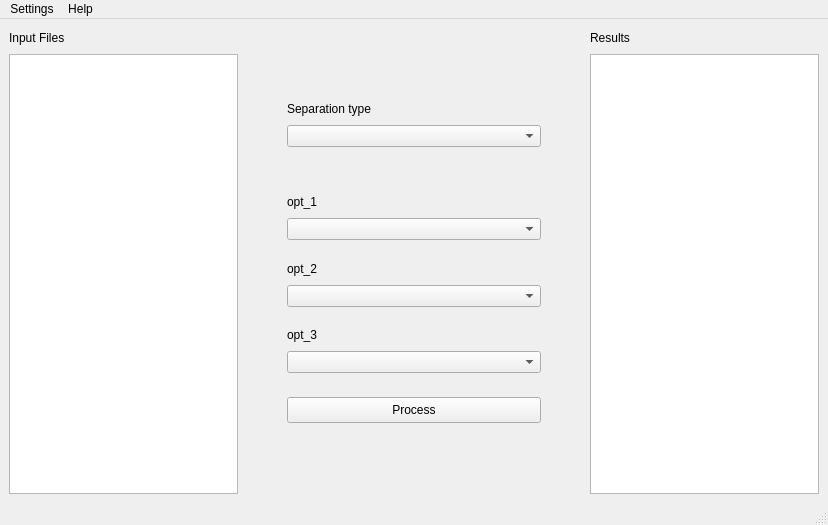
<?xml version="1.0" encoding="UTF-8"?>
<ui version="4.0">
 <class>MainWindow</class>
 <widget class="QMainWindow" name="MainWindow">
  <property name="geometry">
   <rect>
    <x>0</x>
    <y>0</y>
    <width>828</width>
    <height>525</height>
   </rect>
  </property>
  <property name="windowTitle">
   <string>Music Batch Separator</string>
  </property>
  <property name="locale">
   <locale language="English" country="NewZealand"/>
  </property>
  <widget class="QWidget" name="centralwidget">
   <layout class="QGridLayout" name="gridLayout">
    <item row="0" column="0" rowspan="3">
     <layout class="QVBoxLayout" name="verticalLayout_2">
      <item>
       <widget class="QLabel" name="labelInput">
        <property name="minimumSize">
         <size>
          <width>0</width>
          <height>20</height>
         </size>
        </property>
        <property name="text">
         <string>Input Files</string>
        </property>
       </widget>
      </item>
      <item>
       <widget class="QListWidget" name="listWidgetInput">
        <property name="acceptDrops">
         <bool>false</bool>
        </property>
        <property name="dragEnabled">
         <bool>false</bool>
        </property>
        <property name="dragDropMode">
         <enum>QAbstractItemView::NoDragDrop</enum>
        </property>
       </widget>
      </item>
     </layout>
    </item>
    <item row="0" column="2">
     <spacer name="verticalSpacer_2">
      <property name="orientation">
       <enum>Qt::Vertical</enum>
      </property>
      <property name="sizeHint" stdset="0">
       <size>
        <width>20</width>
        <height>67</height>
       </size>
      </property>
     </spacer>
    </item>
    <item row="0" column="4" rowspan="3">
     <layout class="QVBoxLayout" name="verticalLayout_3">
      <item>
       <widget class="QLabel" name="labelResult">
        <property name="minimumSize">
         <size>
          <width>0</width>
          <height>20</height>
         </size>
        </property>
        <property name="text">
         <string>Results</string>
        </property>
       </widget>
      </item>
      <item>
       <widget class="QListWidget" name="listWidgetResults"/>
      </item>
     </layout>
    </item>
    <item row="1" column="1">
     <spacer name="horizontalSpacer">
      <property name="orientation">
       <enum>Qt::Horizontal</enum>
      </property>
      <property name="sizeHint" stdset="0">
       <size>
        <width>70</width>
        <height>20</height>
       </size>
      </property>
     </spacer>
    </item>
    <item row="1" column="2">
     <layout class="QVBoxLayout" name="verticalLayout">
      <item>
       <widget class="QLabel" name="labelSepType">
        <property name="minimumSize">
         <size>
          <width>254</width>
          <height>20</height>
         </size>
        </property>
        <property name="text">
         <string>Separation type</string>
        </property>
       </widget>
      </item>
      <item>
       <widget class="QComboBox" name="comboBoxSepType">
        <property name="minimumSize">
         <size>
          <width>0</width>
          <height>22</height>
         </size>
        </property>
       </widget>
      </item>
      <item>
       <spacer name="verticalSpacer_5">
        <property name="orientation">
         <enum>Qt::Vertical</enum>
        </property>
        <property name="sizeHint" stdset="0">
         <size>
          <width>20</width>
          <height>40</height>
         </size>
        </property>
       </spacer>
      </item>
      <item>
       <widget class="QLabel" name="labelOpt1">
        <property name="minimumSize">
         <size>
          <width>0</width>
          <height>20</height>
         </size>
        </property>
        <property name="text">
         <string>opt_1</string>
        </property>
       </widget>
      </item>
      <item>
       <widget class="QComboBox" name="comboBoxOpt1">
        <property name="minimumSize">
         <size>
          <width>0</width>
          <height>22</height>
         </size>
        </property>
       </widget>
      </item>
      <item>
       <spacer name="verticalSpacer_4">
        <property name="orientation">
         <enum>Qt::Vertical</enum>
        </property>
        <property name="sizeHint" stdset="0">
         <size>
          <width>20</width>
          <height>13</height>
         </size>
        </property>
       </spacer>
      </item>
      <item>
       <widget class="QLabel" name="labelOpt2">
        <property name="minimumSize">
         <size>
          <width>0</width>
          <height>20</height>
         </size>
        </property>
        <property name="text">
         <string>opt_2</string>
        </property>
       </widget>
      </item>
      <item>
       <widget class="QComboBox" name="comboBoxOpt2">
        <property name="minimumSize">
         <size>
          <width>0</width>
          <height>22</height>
         </size>
        </property>
       </widget>
      </item>
      <item>
       <spacer name="verticalSpacer_6">
        <property name="orientation">
         <enum>Qt::Vertical</enum>
        </property>
        <property name="sizeHint" stdset="0">
         <size>
          <width>20</width>
          <height>13</height>
         </size>
        </property>
       </spacer>
      </item>
      <item>
       <widget class="QLabel" name="labelOpt3">
        <property name="minimumSize">
         <size>
          <width>0</width>
          <height>20</height>
         </size>
        </property>
        <property name="text">
         <string>opt_3</string>
        </property>
       </widget>
      </item>
      <item>
       <widget class="QComboBox" name="comboBoxOpt3">
        <property name="minimumSize">
         <size>
          <width>0</width>
          <height>22</height>
         </size>
        </property>
       </widget>
      </item>
      <item>
       <spacer name="verticalSpacer">
        <property name="orientation">
         <enum>Qt::Vertical</enum>
        </property>
        <property name="sizeHint" stdset="0">
         <size>
          <width>20</width>
          <height>18</height>
         </size>
        </property>
       </spacer>
      </item>
      <item>
       <widget class="QPushButton" name="pushButtonProcess">
        <property name="minimumSize">
         <size>
          <width>0</width>
          <height>26</height>
         </size>
        </property>
        <property name="text">
         <string>Process</string>
        </property>
       </widget>
      </item>
     </layout>
    </item>
    <item row="1" column="3">
     <spacer name="horizontalSpacer_2">
      <property name="orientation">
       <enum>Qt::Horizontal</enum>
      </property>
      <property name="sizeHint" stdset="0">
       <size>
        <width>70</width>
        <height>20</height>
       </size>
      </property>
     </spacer>
    </item>
    <item row="2" column="2">
     <spacer name="verticalSpacer_3">
      <property name="orientation">
       <enum>Qt::Vertical</enum>
      </property>
      <property name="sizeHint" stdset="0">
       <size>
        <width>20</width>
        <height>67</height>
       </size>
      </property>
     </spacer>
    </item>
   </layout>
  </widget>
  <widget class="QMenuBar" name="menubar">
   <property name="geometry">
    <rect>
     <x>0</x>
     <y>0</y>
     <width>828</width>
     <height>22</height>
    </rect>
   </property>
   <widget class="QMenu" name="menuSettings">
    <property name="title">
     <string>Settings</string>
    </property>
    <addaction name="actionPreferences"/>
   </widget>
   <widget class="QMenu" name="menuHelp">
    <property name="title">
     <string>Help</string>
    </property>
    <addaction name="actionMusic_Batch_Separator_Help"/>
    <addaction name="separator"/>
    <addaction name="actionAbout_Music_Batch_Separator"/>
    <addaction name="actionAbout_Qt"/>
   </widget>
   <addaction name="menuSettings"/>
   <addaction name="menuHelp"/>
  </widget>
  <widget class="QStatusBar" name="statusbar"/>
  <action name="actionAbout_Music_Batch_Separator">
   <property name="text">
    <string>About Music Batch Separator</string>
   </property>
  </action>
  <action name="actionAbout_Qt">
   <property name="text">
    <string>About Qt</string>
   </property>
  </action>
  <action name="actionMusic_Batch_Separator_Help">
   <property name="text">
    <string>Music Batch Separator Help</string>
   </property>
  </action>
  <action name="actionPreferences">
   <property name="text">
    <string>Preferences</string>
   </property>
  </action>
 </widget>
 <resources/>
 <connections/>
</ui>
